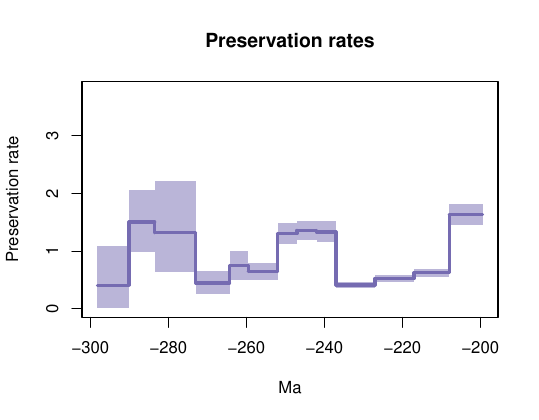

R code for this plot:
library(scales)


pdf(file='./test_reptilia/reptilia/pyrate_mcmc_logs/rjmcmc/Reptilia_cleaned_pyrate_input_1_Grj_mcmc_RTT_Qrates.pdf', width=0.6*9, height=0.6*7)

age = c(-298.1993145266445, -290.1)
Q_mean = 0.40893614578763043
Q_hpd_m = 0.01588183029650272
Q_hpd_M = 1.0963465491141897
plot(age,age,type = 'n', ylim = c(0, 3.7950904271191894), xlim = c(-298.1993145266445,-199.40701032190503), ylab = 'Preservation rate', xlab = 'Ma',main='Preservation rates' )
segments(x0=age[1], y0 = Q_mean, x1 = age[2], y1 = Q_mean, col = "#756bb1", lwd=3)
polygon( c(age, rev(age)), c(Q_hpd_m, Q_hpd_m, Q_hpd_M, Q_hpd_M), col = alpha("#756bb1",0.5), border = NA)
age = c(-290.1, -283.5)
Q_mean = 1.5067622815873043
Q_hpd_m = 0.9928325890235489
Q_hpd_M = 2.0634976522437825
segments(x0=age[1], y0 = 0.40893614578763043, x1 = age[1], y1 = Q_mean, col = "#756bb1", lwd=3)
segments(x0=age[1], y0 = Q_mean, x1 = age[2], y1 = Q_mean, col = "#756bb1", lwd=3)
polygon( c(age, rev(age)), c(Q_hpd_m, Q_hpd_m, Q_hpd_M, Q_hpd_M), col = alpha("#756bb1",0.5), border = NA)
age = c(-283.5, -273.0)
Q_mean = 1.3164343333434216
Q_hpd_m = 0.6371847788745303
Q_hpd_M = 2.2138473445214886
segments(x0=age[1], y0 = 1.5067622815873043, x1 = age[1], y1 = Q_mean, col = "#756bb1", lwd=3)
segments(x0=age[1], y0 = Q_mean, x1 = age[2], y1 = Q_mean, col = "#756bb1", lwd=3)
polygon( c(age, rev(age)), c(Q_hpd_m, Q_hpd_m, Q_hpd_M, Q_hpd_M), col = alpha("#756bb1",0.5), border = NA)
age = c(-273.0, -264.3)
Q_mean = 0.4454728393233705
Q_hpd_m = 0.2553024090305285
Q_hpd_M = 0.6575023602132548
segments(x0=age[1], y0 = 1.3164343333434216, x1 = age[1], y1 = Q_mean, col = "#756bb1", lwd=3)
segments(x0=age[1], y0 = Q_mean, x1 = age[2], y1 = Q_mean, col = "#756bb1", lwd=3)
polygon( c(age, rev(age)), c(Q_hpd_m, Q_hpd_m, Q_hpd_M, Q_hpd_M), col = alpha("#756bb1",0.5), border = NA)
age = c(-264.3, -259.5)
Q_mean = 0.7520071302823941
Q_hpd_m = 0.5061153898007144
Q_hpd_M = 1.0047243712886793
segments(x0=age[1], y0 = 0.4454728393233705, x1 = age[1], y1 = Q_mean, col = "#756bb1", lwd=3)
segments(x0=age[1], y0 = Q_mean, x1 = age[2], y1 = Q_mean, col = "#756bb1", lwd=3)
polygon( c(age, rev(age)), c(Q_hpd_m, Q_hpd_m, Q_hpd_M, Q_hpd_M), col = alpha("#756bb1",0.5), border = NA)
age = c(-259.5, -252.0)
Q_mean = 0.643861273748576
Q_hpd_m = 0.4912793630911033
Q_hpd_M = 0.7893110768779946
segments(x0=age[1], y0 = 0.7520071302823941, x1 = age[1], y1 = Q_mean, col = "#756bb1", lwd=3)
segments(x0=age[1], y0 = Q_mean, x1 = age[2], y1 = Q_mean, col = "#756bb1", lwd=3)
polygon( c(age, rev(age)), c(Q_hpd_m, Q_hpd_m, Q_hpd_M, Q_hpd_M), col = alpha("#756bb1",0.5), border = NA)
age = c(-252.0, -247.0)
Q_mean = 1.3067478381081123
Q_hpd_m = 1.1229225887140861
Q_hpd_M = 1.484880419799825
segments(x0=age[1], y0 = 0.643861273748576, x1 = age[1], y1 = Q_mean, col = "#756bb1", lwd=3)
segments(x0=age[1], y0 = Q_mean, x1 = age[2], y1 = Q_mean, col = "#756bb1", lwd=3)
polygon( c(age, rev(age)), c(Q_hpd_m, Q_hpd_m, Q_hpd_M, Q_hpd_M), col = alpha("#756bb1",0.5), border = NA)
age = c(-247.0, -242.0)
Q_mean = 1.3605895297953388
Q_hpd_m = 1.2017600717433128
Q_hpd_M = 1.5304711931319128
segments(x0=age[1], y0 = 1.3067478381081123, x1 = age[1], y1 = Q_mean, col = "#756bb1", lwd=3)
segments(x0=age[1], y0 = Q_mean, x1 = age[2], y1 = Q_mean, col = "#756bb1", lwd=3)
polygon( c(age, rev(age)), c(Q_hpd_m, Q_hpd_m, Q_hpd_M, Q_hpd_M), col = alpha("#756bb1",0.5), border = NA)
age = c(-242.0, -237.0)
Q_mean = 1.332991493568054
Q_hpd_m = 1.1604455656821424
Q_hpd_M = 1.514813585382392
segments(x0=age[1], y0 = 1.3605895297953388, x1 = age[1], y1 = Q_mean, col = "#756bb1", lwd=3)
segments(x0=age[1], y0 = Q_mean, x1 = age[2], y1 = Q_mean, col = "#756bb1", lwd=3)
polygon( c(age, rev(age)), c(Q_hpd_m, Q_hpd_m, Q_hpd_M, Q_hpd_M), col = alpha("#756bb1",0.5), border = NA)
age = c(-237.0, -227.0)
Q_mean = 0.4106350102584047
Q_hpd_m = 0.3543948805052899
Q_hpd_M = 0.4689769381075854
segments(x0=age[1], y0 = 1.332991493568054, x1 = age[1], y1 = Q_mean, col = "#756bb1", lwd=3)
segments(x0=age[1], y0 = Q_mean, x1 = age[2], y1 = Q_mean, col = "#756bb1", lwd=3)
polygon( c(age, rev(age)), c(Q_hpd_m, Q_hpd_m, Q_hpd_M, Q_hpd_M), col = alpha("#756bb1",0.5), border = NA)
age = c(-227.0, -217.0)
Q_mean = 0.5253814540536005
Q_hpd_m = 0.4646188481705291
Q_hpd_M = 0.5893559018715301
segments(x0=age[1], y0 = 0.4106350102584047, x1 = age[1], y1 = Q_mean, col = "#756bb1", lwd=3)
segments(x0=age[1], y0 = Q_mean, x1 = age[2], y1 = Q_mean, col = "#756bb1", lwd=3)
polygon( c(age, rev(age)), c(Q_hpd_m, Q_hpd_m, Q_hpd_M, Q_hpd_M), col = alpha("#756bb1",0.5), border = NA)
age = c(-217.0, -208.0)
Q_mean = 0.6257568741902996
Q_hpd_m = 0.552261048316038
Q_hpd_M = 0.6973136937409216
segments(x0=age[1], y0 = 0.5253814540536005, x1 = age[1], y1 = Q_mean, col = "#756bb1", lwd=3)
segments(x0=age[1], y0 = Q_mean, x1 = age[2], y1 = Q_mean, col = "#756bb1", lwd=3)
polygon( c(age, rev(age)), c(Q_hpd_m, Q_hpd_m, Q_hpd_M, Q_hpd_M), col = alpha("#756bb1",0.5), border = NA)
age = c(-208.0, -199.40701032190503)
Q_mean = 1.6382767733190244
Q_hpd_m = 1.4498666962103324
Q_hpd_M = 1.82109620003792
segments(x0=age[1], y0 = 0.6257568741902996, x1 = age[1], y1 = Q_mean, col = "#756bb1", lwd=3)
segments(x0=age[1], y0 = Q_mean, x1 = age[2], y1 = Q_mean, col = "#756bb1", lwd=3)
polygon( c(age, rev(age)), c(Q_hpd_m, Q_hpd_m, Q_hpd_M, Q_hpd_M), col = alpha("#756bb1",0.5), border = NA)
n <- dev.off()